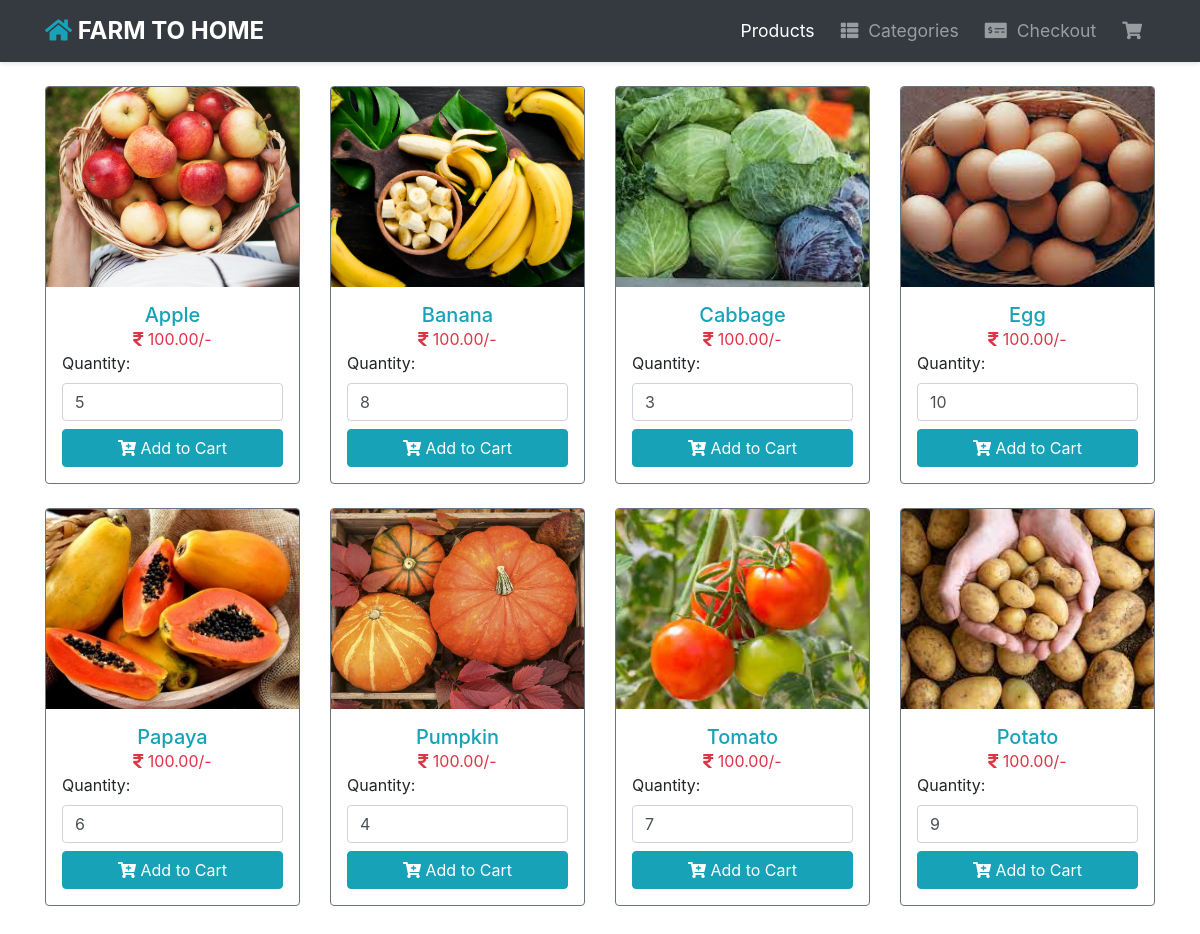
/php/index.php, run on the app's committed database.
### tables this page shows
CREATE TABLE `product` (
  `id` int(11) NOT NULL,
  `product_image` varchar(255) NOT NULL,
  `product_name` varchar(255) DEFAULT NULL,
  `product_price` decimal(10,2) DEFAULT NULL,
  `product_qty` int(11) DEFAULT NULL,
  `product_code` varchar(255) DEFAULT NULL
);

### php/index.php (the view, shortened to what this page needs)
<!DOCTYPE html>
<html lang="en">
<head>
  <link rel='stylesheet' href='https://cdnjs.cloudflare.com/ajax/libs/twitter-bootstrap/4.5.2/css/bootstrap.min.css' />
  <link rel='stylesheet' href='https://cdnjs.cloudflare.com/ajax/libs/font-awesome/5.9.0/css/all.min.css' />
</head>
<body>
<nav class="navbar navbar-expand-md navbar-dark bg-dark sticky-top">
  <div class="container">
    <a class="navbar-brand" href="../html/index.html">
      <i class="fas fa-home"></i> FARM TO HOME
    </a>
    <div class="collapse navbar-collapse" id="collapsibleNavbar">
      <ul class="navbar-nav ml-auto">
        <li class="nav-item">
          <a class="nav-link active" href="index.php">Products</a>
        </li>
        <li class="nav-item">
          <a class="nav-link" href="#"><i class="fas fa-th-list"></i> Categories</a>
        </li>
        <li class="nav-item">
          <a class="nav-link" href="checkout.php"><i class="fas fa-money-check-alt"></i> Checkout</a>
        </li>
        <li class="nav-item">
          <a class="nav-link" href="cart.php">
            <span class="position-relative">
              <i class="fas fa-shopping-cart"></i>
            </span>
          </a>
        </li>
      </ul>
    </div>
  </div>
</nav>
  <div class="container my-4">
    <div class="row">
      <?php
        include 'cartSystemAccess.php';
        $stmt = $conn->prepare('SELECT * FROM product');
        $stmt->execute();
        $result = $stmt->get_result();
        while ($row = $result->fetch_assoc()):
      ?>
      <div class="col-sm-6 col-md-4 col-lg-3 mb-4">
        <div class="card border-secondary">
          <img src="<?= $row['product_image'] ?>" class="card-img-top" alt="<?= $row['product_name'] ?>">
          <div class="card-body">
            <h5 class="card-title text-center text-info"><?= $row['product_name'] ?></h5>
            <p class="card-text text-center text-danger"><i class="fas fa-rupee-sign"></i> <?= number_format($row['product_price'], 2) ?>/-</p>
            <form action="" class="form-submit">
              <div class="form-row">
                <div class="col">
                  <label for="quantity">Quantity:</label>
                  <input type="number" id="quantity" class="form-control pqty" value="<?= $row['product_qty'] ?>">
                </div>
              </div>
              <button class="btn btn-info btn-block mt-2 addItemBtn" type="submit"><i class="fas fa-cart-plus"></i> Add to Cart</button>
            </form>
          </div>
        </div>
      </div>
      <?php endwhile; ?>
    </div>
  </div>
</body>
</html>

### php/index.php (style rules this page uses)
.card-img-top { height: 200px; object-fit: cover; }
.card-title, .card-text { margin-bottom: 0; }
.card-body { padding: 1rem; }
.btn-info { background-color: #17a2b8; border-color: #17a2b8; }
.navbar { box-shadow: 0 2px 4px rgba(0,0,0,.1); }
.navbar-brand { font-weight: bold; font-size: 1.5rem; }
.navbar-brand i { color: #17a2b8; }
.nav-item { margin-left: 10px; }
.nav-link { font-size: 1.1rem; transition: color 0.3s ease; }
.nav-link i { margin-right: 5px; }

### data on the page
product: product_image (picture), product_name "Apple", product_price "100.00", product_qty "5"
product: product_image (picture), product_name "Banana", product_price "100.00", product_qty "8"
product: product_image (picture), product_name "Cabbage", product_price "100.00", product_qty "3"
product: product_image (picture), product_name "Egg", product_price "100.00", product_qty "10"
product: product_image (picture), product_name "Papaya", product_price "100.00", product_qty "6"
product: product_image (picture), product_name "Pumpkin", product_price "100.00", product_qty "4"
product: product_image (picture), product_name "Tomato", product_price "100.00", product_qty "7"
product: product_image (picture), product_name "Potato", product_price "100.00", product_qty "9"
